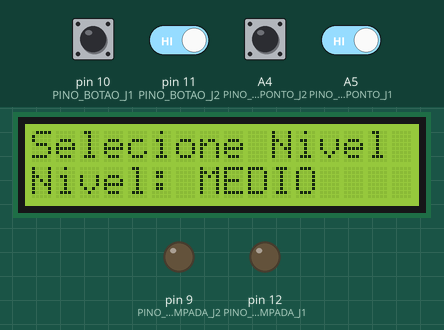
Recording of a sketch running on a simulated Arduino Uno, built with avr-gcc and run on an emulated ATmega328P. Shown: 16×2 character LCD, output pins drawn as LEDs (lit = HIGH). The inputs (shaded band) are chosen by the test bench; at power-on: A4 (PINO_BOTAO_PONTO_J2), A5 (PINO_BOTAO_PONTO_J1), pin 10 (PINO_BOTAO_J1), pin 11 (PINO_BOTAO_J2) HIGH. Random numbers use the default seed unless the sketch sets one; what the sketch prints to the serial monitor is not drawn.

Above: at 3.1 s.
At 11.9 s:
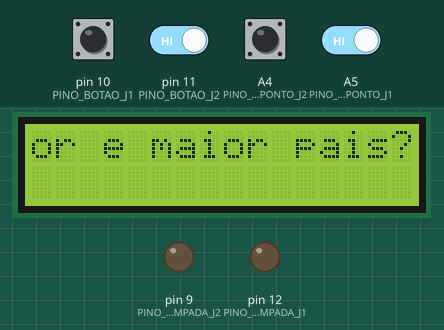
13.8 s: pin 10 (PINO_BOTAO_J1) pulled LOW for 0.15 s
At 15.0 s:
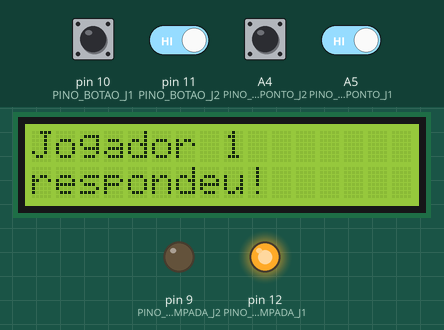
15.4 s: A4 (PINO_BOTAO_PONTO_J2) pulled LOW for 0.15 s
At 16.4 s:
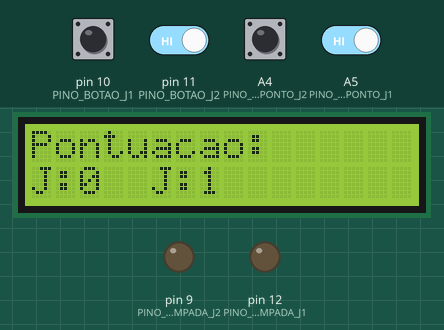
20.0 s: pin 11 (PINO_BOTAO_J2) driven LOW and A5 (PINO_BOTAO_PONTO_J1) driven LOW
At 28.4 s:
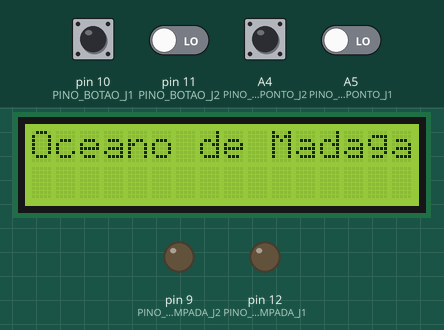
Timing chart, 0 to 29.9 s (numbered marks = the images above; inputs shaded):
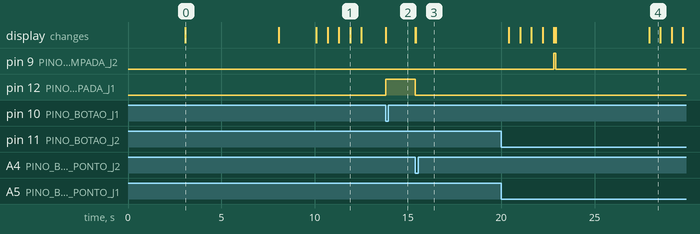

The sketch:

Certificadora-2.ino
```cpp
#include <LiquidCrystal.h> // Biblioteca para LCD padrão
#include <avr/pgmspace.h>
#include "DisplayLCD.h"
#include "Jogo.h"
#include "Jogador.h"
#include "Botao.h"
#include "Lampada.h"
#include "Pergunta.h"

// --- Configuração do LCD (Modo 4 bits) ---
// RS=12, E=11, D4=10, D5=9, D6=A1, D7=A2
DisplayLCD display(7, 6, 5, 4, 3, 2);

// --- Pinos do Hardware ---
// Jogador 1
const int PINO_BOTAO_J1 = 10;
const int PINO_LAMPADA_J1 = 12;

// Jogador 2
const int PINO_BOTAO_J2 = 11;
const int PINO_LAMPADA_J2 = 9;

// Botões do Mediador (Pontuação)
const int PINO_BOTAO_PONTO_J1 = A5;  // Botão para pontuar Jogador 1
const int PINO_BOTAO_PONTO_J2 = A4;  // Botão para pontuar Jogador 2

// Potenciômetro de Dificuldade
const int PINO_POTENCIOMETRO = A0;

// --- Objetos Globais ---
Jogo meuJogo(display);
Jogador jogador1("Jogador 1");
Botao botaoJ1(PINO_BOTAO_J1);
Lampada lampadaJ1(PINO_LAMPADA_J1);

Jogador jogador2("Jogador 2");
Botao botaoJ2(PINO_BOTAO_J2);
Lampada lampadaJ2(PINO_LAMPADA_J2);

// Botões do Mediador
Botao botaoPontoJ1(PINO_BOTAO_PONTO_J1);
Botao botaoPontoJ2(PINO_BOTAO_PONTO_J2);

// ==========================================================================
// BANCO DE PERGUNTAS (Colados do seu arquivo) - Usando PROGMEM
// ==========================================================================

// --- NÍVEL FÁCIL ---
const char perguntasFaceis_texto[][60] PROGMEM = {
    "Qual peixe e o Bolhas de Procurando Nemo?",
    "Cor do papa-leguas?",
    "Manny da Era do Gelo e um?",
    "Formato da Terra?",
    "Dory e qual peixe?",
    "Lula Molusco e um?",
    "Fases da Lua sao?",
    "Nome do Sal de Cozinha?",
    "Estrelas no Cruzeiro do Sul?",
    "Minutos em 3 horas?",
    "Coracoes de um polvo?",
    "Ave bate asa 200x/seg?"
};
const char perguntasFaceis_resposta[] PROGMEM = {'b','c','b','b','b','b','a','b','c','d','c','d'};

// --- NÍVEL MÉDIO ---
const char perguntasMedias_texto[][60] PROGMEM = {
    "Planeta mais quente?",
    "Microondas faz mal?",
    "Frase sobre vida fora da Terra?",
    "Elementos na tabela periodica?",
    "Acido de bateria de carro?",
    "Gas do refrigerante?",
    "Menor e maior pais?",
    "Animal que amamentou Romulo?",
    "Oceano de Madagascar?",
    "Orgaos respiratorios?",
    "Ossos no corpo adulto?",
    "Monumento inclinado?",
    "Ano-luz mede?",
    "Ar condicionado no alto?",
    "Por que a lua brilha?",
    "Seculos em um milenio?",
    "Energia eolica vem de?",
    "Dentes de adulto?",
    "Pais com maior extensao?",
    "Primeiro caso COVID-19?",
    "Nao faz fronteira com Brasil?"
};
const char perguntasMedias_resposta[] PROGMEM = {'b','c','b','a','b','d','c','d','c','d','d','a','b','d','d','a','c','b','d','c','d'};

// --- NÍVEL DIFÍCIL ---
const char perguntasDificeis_texto[][60] PROGMEM = {
    "Nao existe macho alfa?",
    "Maior proteina?",
    "Beneficios Sal quantico?",
    "Frase beleza da ciencia?",
    "Elemento base organica?",
    "Elemento abundante universo?",
    "Lei do 'pum' nos empurra?",
    "Traducao de Legend?",
    "Apenas classes gramaticais?",
    "Descobriu pasteurizacao?",
    "Corrente eletrica e?",
    "Garrafa explode no freezer?",
    "Anos em 2 seculos e meio?",
    "Idiomas do Canada?",
    "Duracao Guerra 100 anos?",
    "Cidades bombas atomicas?",
    "Cm em 1 metro e meio?"
};
const char perguntasDificeis_resposta[] PROGMEM = {'a','b','c','a','c','d','a','b','b','a','a','c','a','b','a','b','b'};

// Array único de perguntas (reutilizado)
Pergunta perguntas[21]; // Tamanho do maior array

void setup() {
    Serial.begin(9600);

    // Inicializa o LCD
    display.iniciar();
    display.limpar();
    display.escrever(F("Iniciando..."), 0, 0);

    // Semente aleatória (Usando A3 pois A0, A1 e A2 estão ocupados)
    randomSeed(analogRead(A3));

    Serial.println(F("Bem-vindo ao Ciencia ou Consequencia!"));

    // Configuração do Jogo
    meuJogo.adicionarJogador(jogador1, botaoJ1, lampadaJ1);
    meuJogo.adicionarJogador(jogador2, botaoJ2, lampadaJ2);

    // Configuração dos botões do mediador (pontuação)
    meuJogo.adicionarBotoesMediador(botaoPontoJ1, botaoPontoJ2);

    // --- Leitura da Dificuldade ---
    display.limpar();
    display.escrever(F("Selecione Nivel"), 0, 0);
    delay(3000); // Tempo para o usuário girar o potenciômetro (3 segundos)

    int valorPot = analogRead(PINO_POTENCIOMETRO);

    // Debug: mostra o valor lido no Serial
    Serial.print(F("Valor do potenciometro: "));
    Serial.println(valorPot);

    // Se o potenciômetro não estiver conectado (valor muito próximo de 0 ou 1023),
    // usa o nível MÉDIO como padrão
    // Ajustado para ser menos restritivo - só força médio se realmente desconectado
    if (valorPot <= 5 || valorPot >= 1020) {
        // Potenciômetro provavelmente desconectado, usa padrão MÉDIO
        Serial.println(F("Potenciometro desconectado, usando MEDIO"));
        valorPot = 500; // Valor médio para forçar nível MÉDIO
    }

    if (valorPot < 341) {
        Serial.println(F("Dificuldade: FACIL"));
        display.escrever(F("Nivel: FACIL"), 0, 1);
        // Inicializa perguntas fáceis
        for (int i = 0; i < 12; i++) {
            char resposta = pgm_read_byte(&perguntasFaceis_resposta[i]);
            perguntas[i] = Pergunta(perguntasFaceis_texto[i], resposta);
        }
        meuJogo.carregarPerguntas(perguntas, 12);

    } else if (valorPot < 682) {
        Serial.println(F("Dificuldade: MEDIO"));
        display.escrever(F("Nivel: MEDIO"), 0, 1);
        // Inicializa perguntas médias
        for (int i = 0; i < 21; i++) {
            char resposta = pgm_read_byte(&perguntasMedias_resposta[i]);
            perguntas[i] = Pergunta(perguntasMedias_texto[i], resposta);
        }
        meuJogo.carregarPerguntas(perguntas, 21);

    } else {
        Serial.println(F("Dificuldade: DIFICIL"));
        display.escrever(F("Nivel: DIFICIL"), 0, 1);
        // Inicializa perguntas difíceis
        for (int i = 0; i < 17; i++) {
            char resposta = pgm_read_byte(&perguntasDificeis_resposta[i]);
            perguntas[i] = Pergunta(perguntasDificeis_texto[i], resposta);
        }
        meuJogo.carregarPerguntas(perguntas, 17);
    }

    delay(5000); // Espera 5 segundos para ler o nível na tela
    display.limpar();

    // Inicia o jogo
    meuJogo.iniciarJogo();
}

void loop() {
    meuJogo.executar();
}
```

Botao.cpp
```cpp
#include "Botao.h"

Botao::Botao(int pino) {
    _pino = pino;
    pinMode(_pino, INPUT_PULLUP); // Usar pull-up interno para botões
    _estadoAnterior = digitalRead(_pino);
    _tempoInicializacao = millis();
}

bool Botao::lerEstado() {
    // Ignora leituras durante o período de aquecimento após inicialização
    // Isso evita detecções falsas causadas por ruído/flutuação na inicialização
    if (millis() - _tempoInicializacao < TEMPO_AQUECIMENTO) {
        // Durante o aquecimento, apenas atualiza o estado anterior sem retornar true
        _estadoAnterior = digitalRead(_pino);
        return false;
    }

    bool estadoAtual = digitalRead(_pino);
    if (estadoAtual != _estadoAnterior) {
        _estadoAnterior = estadoAtual;
        if (estadoAtual == LOW) { // Botão pressionado (LOW devido ao pull-up)
            return true;
        }
    }
    return false;
}
```

Botao.h
```cpp
#ifndef Botao_h
#define Botao_h

#include <Arduino.h>

class Botao {
public:
    Botao(int pino);
    bool lerEstado();

private:
    int _pino;
    bool _estadoAnterior;
    unsigned long _tempoInicializacao;
    static const unsigned long TEMPO_AQUECIMENTO = 200; // 200ms após inicialização
};

#endif
```

Jogador.cpp
```cpp
#include "Jogador.h"
#include <string.h>

Jogador::Jogador(const char* nome) {
    strncpy(_nome, nome, 15);
    _nome[15] = '\0';
    _pontuacao = 0;
}

const char* Jogador::getNome() {
    return _nome;
}

int Jogador::getPontuacao() {
    return _pontuacao;
}

void Jogador::adicionarPontos(int pontos) {
    _pontuacao += pontos;
}

void Jogador::resetarPontuacao() {
    _pontuacao = 0;
}
```

Jogador.h
```cpp
#ifndef Jogador_h
#define Jogador_h

#include <Arduino.h>

class Jogador {
public:
    Jogador(const char* nome);
    const char* getNome();
    int getPontuacao();
    void adicionarPontos(int pontos);
    void resetarPontuacao();

private:
    char _nome[16]; // Tamanho fixo para economizar memória
    int _pontuacao;
};

#endif
```

Jogo.cpp
```cpp
#include "Jogo.h"

// Tempo de exibição da pontuação em milissegundos
const unsigned long TEMPO_MOSTRAR_PONTUACAO = 5000;

Jogo::Jogo(DisplayLCD& display) : _display(display) {
    _numJogadores = 0;
    _numPerguntasCarregadas = 0;
    _perguntaAtualIndex = 0;
    _jogadorQueRespondeu = -1;
    _tempoDaUltimaAcao = 0;
    _botaoReset = nullptr;
    // Inicializa os botões de pontuação como nullptr
    for (int i = 0; i < MAX_JOGADORES; i++) {
        _botoesPonto[i] = nullptr;
    }
    mudarEstado(FIM_DE_JOGO);
}

void Jogo::adicionarJogador(Jogador& jogador, Botao& botaoResposta, Lampada& lampada) {
    if (_numJogadores < MAX_JOGADORES) {
        _jogadores[_numJogadores] = &jogador;
        _botoesResposta[_numJogadores] = &botaoResposta;
        _lampadas[_numJogadores] = &lampada;
        _numJogadores++;
    }
}

void Jogo::adicionarBotoesMediador(Botao& botaoPonto1, Botao& botaoPonto2) {
    _botoesPonto[0] = &botaoPonto1;
    _botoesPonto[1] = &botaoPonto2;
}

void Jogo::carregarPerguntas(Pergunta perguntas[], int numPerguntas) {
    _numPerguntasCarregadas = 0;
    for (int i = 0; i < numPerguntas && i < MAX_PERGUNTAS; i++) {
        _perguntas[i] = &perguntas[i];
        _numPerguntasCarregadas++;
    }
    embaralharPerguntas(); // Embaralha as perguntas ao carregar
}

void Jogo::iniciarJogo() {
    Serial.println(F("Iniciando Jogo Ciencia ou Consequencia!"));
    _display.limpar();
    _display.escrever(F("Ciencia ou"), 0, 0);
    _display.escrever(F("Consequencia!"), 0, 1);
    delay(2000);

    for (int i = 0; i < _numJogadores; i++) {
        _jogadores[i]->resetarPontuacao();
        _lampadas[i]->apagar();
    }
    _perguntaAtualIndex = 0;
    mudarEstado(APRESENTANDO_PERGUNTA);
}

void Jogo::executar() {
    // Lógica de Reset Global
    if (_botaoReset != nullptr && _botaoReset->lerEstado()) {
        iniciarJogo();
        return;
    }

    switch (_estado) {
        case APRESENTANDO_PERGUNTA:
            apresentarPergunta();
            break;
        case AGUARDANDO_RESPOSTA_JOGADOR:
            aguardarRespostaJogador();
            break;
        case AGUARDANDO_PONTUACAO_MEDIADOR:
            aguardarPontuacaoMediador();
            break;
        case MOSTRANDO_PONTUACAO:
            mostrarPontuacao();
            break;
        case FIM_DE_JOGO:
            // O jogo fica parado, esperando o botão de reset
            break;
    }
}

void Jogo::mudarEstado(EstadoJogo novoEstado) {
    _estado = novoEstado;
    _tempoDaUltimaAcao = millis();
    _display.limpar();
    Serial.print("Novo Estado: ");
    Serial.println(novoEstado);

    if (novoEstado == APRESENTANDO_PERGUNTA) {
        if (_perguntaAtualIndex < _numPerguntasCarregadas) {
            apresentarPergunta();
            mudarEstado(AGUARDANDO_RESPOSTA_JOGADOR);
        } else {
            mudarEstado(FIM_DE_JOGO);
            _display.escrever(F("FIM DE JOGO!"), 0, 0);
            mostrarPontuacao();
        }
    }
}

void Jogo::apresentarPergunta() {
    if (_perguntaAtualIndex < _numPerguntasCarregadas) {
        char pergunta[80]; // Buffer temporário
        _perguntas[_perguntaAtualIndex]->getTexto(pergunta, 80);
        _display.escreverScroll(pergunta, 0, 600); // Mostra a pergunta na linha 0 (velocidade mais lenta)
        _display.escrever(F("Aperte o botao!"), 0, 1); // Mensagem na linha 1
    }
}

void Jogo::aguardarRespostaJogador() {
    for (int i = 0; i < _numJogadores; i++) {
        if (_botoesResposta[i]->lerEstado()) {
            // Jogador respondeu!
            _jogadorQueRespondeu = i;
            _lampadas[i]->acender();
            mudarEstado(AGUARDANDO_PONTUACAO_MEDIADOR);
            return;
        }
    }
}

void Jogo::aguardarPontuacaoMediador() {
    // Exibe quem respondeu
    _display.escrever(_jogadores[_jogadorQueRespondeu]->getNome(), 0, 0);
    _display.escrever(F("respondeu!"), 0, 1);

    // Aguarda um pequeno delay após entrar neste estado para evitar detecção falsa
    // de botões logo após a mudança de estado (problema de ruído/inicialização)
    if (millis() - _tempoDaUltimaAcao < 100) {
        return; // Ignora leituras nos primeiros 100ms após mudar para este estado
    }

    // Verifica botões de pontuação do mediador
    for (int i = 0; i < _numJogadores; i++) {
        if (_botoesPonto[i] != nullptr && _botoesPonto[i]->lerEstado()) {
            // Ponto para o jogador i
            _jogadores[i]->adicionarPontos(1);
            Serial.print(_jogadores[i]->getNome());
            Serial.println(F(" pontuou!"));

            // Apaga a luz do jogador que respondeu
            _lampadas[_jogadorQueRespondeu]->apagar();

            // Avança para a próxima rodada
            _perguntaAtualIndex++;
            mudarEstado(MOSTRANDO_PONTUACAO);
            return;
        }
    }
}

void Jogo::mostrarPontuacao() {
    _display.escrever(F("Pontuacao:"), 0, 0);
    char pontuacaoStr[17];
    char nome1 = _jogadores[0]->getNome()[0];
    char nome2 = _jogadores[1]->getNome()[0];
    snprintf_P(pontuacaoStr, 17, PSTR("%c:%d  %c:%d"),
               nome1, _jogadores[0]->getPontuacao(),
               nome2, _jogadores[1]->getPontuacao());
    _display.escrever(pontuacaoStr, 0, 1);

    // Espera o tempo definido antes de ir para a próxima pergunta
    if (millis() - _tempoDaUltimaAcao >= TEMPO_MOSTRAR_PONTUACAO) {
        mudarEstado(APRESENTANDO_PERGUNTA);
    }
}

void Jogo::reiniciarJogo() {
    iniciarJogo();
}

void Jogo::embaralharPerguntas() {
    // Implementação do algoritmo Fisher-Yates para embaralhar as perguntas
    for (int i = _numPerguntasCarregadas - 1; i > 0; i--) {
        int j = random(i + 1);
        Pergunta* temp = _perguntas[i];
        _perguntas[i] = _perguntas[j];
        _perguntas[j] = temp;
    }
}
```

Jogo.h
```cpp
#ifndef Jogo_h
#define Jogo_h

#include <Arduino.h>
#include "Botao.h"
#include "Lampada.h"
#include "Jogador.h"
#include "Pergunta.h"
#include "DisplayLCD.h"

// Defina o número máximo de jogadores e perguntas aqui, ou torne dinâmico
const int MAX_JOGADORES = 2;
const int MAX_PERGUNTAS = 10; // Exemplo, pode ser carregado dinamicamente

enum EstadoJogo {
    APRESENTANDO_PERGUNTA,
    AGUARDANDO_RESPOSTA_JOGADOR,
    AGUARDANDO_PONTUACAO_MEDIADOR,
    MOSTRANDO_PONTUACAO,
    FIM_DE_JOGO
};

class Jogo {
public:
    Jogo(DisplayLCD& display);
    void adicionarJogador(Jogador& jogador, Botao& botaoResposta, Lampada& lampada);
    void adicionarBotoesMediador(Botao& botaoPonto1, Botao& botaoPonto2);
    void carregarPerguntas(Pergunta perguntas[], int numPerguntas);
    void iniciarJogo();
    void executar();

private:
    DisplayLCD& _display;
    Jogador* _jogadores[MAX_JOGADORES];
    Botao* _botoesResposta[MAX_JOGADORES];
    Lampada* _lampadas[MAX_JOGADORES];
    Botao* _botaoReset;
    Botao* _botoesPonto[MAX_JOGADORES];
    Pergunta* _perguntas[MAX_PERGUNTAS];
    int _numJogadores;
    int _numPerguntasCarregadas;
    int _perguntaAtualIndex;
    EstadoJogo _estado;
    int _jogadorQueRespondeu;
    unsigned long _tempoDaUltimaAcao;

    void mudarEstado(EstadoJogo novoEstado);
    void apresentarPergunta();
    void aguardarRespostaJogador();
    void aguardarPontuacaoMediador();
    void mostrarPontuacao();
    void reiniciarJogo();
    void embaralharPerguntas();
};

#endif
```

Lampada.cpp
```cpp
#include "Lampada.h"

Lampada::Lampada(int pino) {
    _pino = pino;
    pinMode(_pino, OUTPUT);
    _estado = false; // Começa apagada
    digitalWrite(_pino, LOW);
}

void Lampada::acender() {
    digitalWrite(_pino, HIGH);
    _estado = true;
}

void Lampada::apagar() {
    digitalWrite(_pino, LOW);
    _estado = false;
}

bool Lampada::estaAcesa() {
    return _estado;
}
```

Lampada.h
```cpp
#ifndef Lampada_h
#define Lampada_h

#include <Arduino.h>

class Lampada {
public:
    Lampada(int pino);
    void acender();
    void apagar();
    bool estaAcesa();

private:
    int _pino;
    bool _estado;
};

#endif
```

Pergunta.cpp
```cpp
#include "Pergunta.h"

Pergunta::Pergunta() : _textoPROGMEM(nullptr), _respostaCorreta('\0') {
}

Pergunta::Pergunta(const char* textoPROGMEM, char respostaCorreta)
    : _textoPROGMEM(textoPROGMEM), _respostaCorreta(respostaCorreta) {
}

void Pergunta::getTexto(char* buffer, int tamanho) {
    if (_textoPROGMEM == nullptr) {
        buffer[0] = '\0';
        return;
    }
    strncpy_P(buffer, _textoPROGMEM, tamanho - 1);
    buffer[tamanho - 1] = '\0';
}

char Pergunta::getRespostaCorreta() {
    return _respostaCorreta;
}
```

Pergunta.h
```cpp
#ifndef Pergunta_h
#define Pergunta_h

#include <Arduino.h>
#include <avr/pgmspace.h>

class Pergunta {
public:
    Pergunta(); // Construtor padrão
    Pergunta(const char* textoPROGMEM, char respostaCorreta);
    void getTexto(char* buffer, int tamanho);
    char getRespostaCorreta();

private:
    const char* _textoPROGMEM; // Ponteiro para string em PROGMEM
    char _respostaCorreta; // Removido const para permitir atribuição
};

#endif
```

DisplayLCD.h
```cpp
#ifndef DisplayLCD_h
#define DisplayLCD_h

#include <Arduino.h>
#include <LiquidCrystal.h> // Mudamos para a biblioteca padrão

class DisplayLCD {
public:
    // O construtor agora pede os pinos, não o endereço
    DisplayLCD(uint8_t rs, uint8_t en, uint8_t d4, uint8_t d5, uint8_t d6, uint8_t d7);

    void iniciar();
    void limpar();
    void escrever(const char* texto, int coluna, int linha);
    void escrever(const __FlashStringHelper* texto, int coluna, int linha); // Sobrecarga para F()
    void escreverScroll(const char* texto, int linha, int delayScroll);
    void escreverScroll(const __FlashStringHelper* texto, int linha, int delayScroll); // Sobrecarga para F()

private:
    LiquidCrystal _lcd; // Objeto da biblioteca padrão
    uint8_t _cols;
    uint8_t _rows;
};

#endif
```

Source omitted: DisplayLCD.cpp (2238 bytes)

Measured:
- after the input at 13.8 s, pin 12 (PINO_LAMPADA_J1): LOW → HIGH at once; the display: changes at once (image 2)
- after the input at 15.4 s, pin 12 (PINO_LAMPADA_J1): HIGH → LOW at once; the display: first changes at once (image 3 shows a later state)
- after the input at 20.0 s, pin 9 (PINO_LAMPADA_J2): LOW → HIGH after 2.8 s, → LOW 0.10 s later
- what the display in image 0 shows lasts 5.0 s, from 3.1 s to 8.1 s
- what the display in image 1 shows lasts 0.6 s, from 11.9 s to 12.5 s
